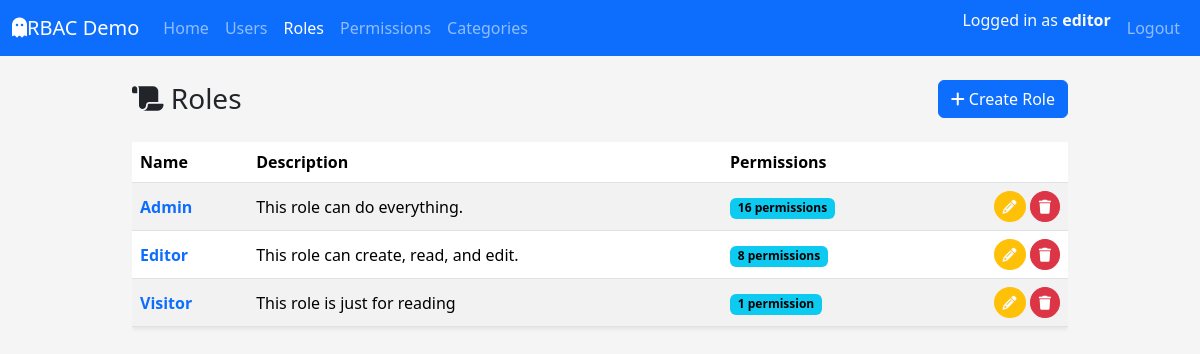
Page /roles/ (signed in) on the committed database.
### app/models/user.py (models this page shows, shortened)
class UserTable(UserMixin,db.Model):
    __tablename__ = "tbl_users"
    id = db.Column(db.Integer, primary_key=True)
    username = db.Column(db.String(80), unique=True, nullable=False)
    email = db.Column(db.String(120), unique=True, nullable=False)
    fullname = db.Column(db.String(120), nullable=False)
    is_active = db.Column(db.Boolean, default=True, nullable=False)
    password_hash = db.Column(db.String(255), nullable=False)
    created_at = db.Column(db.DateTime, default=datetime.utcnow, nullable=False)
    updated_at = db.Column(
        db.DateTime, default=datetime.utcnow, onupdate=datetime.utcnow, nullable=False
    )
    roles = db.relationship("RoleTable", secondary=tbl_user_roles, back_populates="users")
    def get_permission_codes(self) -> set[str]:
        return {perm.code for role in self.roles for perm in role.permissions}
    def has_permission(self, permission_code: str) -> bool:
        return permission_code in self.get_permission_codes()

### app/models/role.py (models this page shows, shortened)
class RoleTable(db.Model):
    __tablename__ = "tbl_roles"
    id = db.Column(db.Integer, primary_key=True)
    name = db.Column(db.String(80), unique=True, nullable=False)
    description = db.Column(db.String(255))
    created_at = db.Column(db.DateTime, default=datetime.utcnow, nullable=False)
    updated_at = db.Column(
        db.DateTime, default=datetime.utcnow, onupdate=datetime.utcnow, nullable=False
    )
    users = db.relationship("UserTable", secondary=tbl_user_roles, back_populates="roles")
    permissions = db.relationship("PermissionTable", secondary=tbl_role_permissions, back_populates="roles")

### app/routes/roles_route.py (the view)
@role_bp.route('/')
@login_required
@permission_required(Perm.ROLE_READ)
def index():
    roles = RoleService.get_all_roles()
    return render_template("roles/index.html", roles=roles)

### app/services/role_service.py (called while the page is built)
    @staticmethod
    def get_all_roles() -> List[RoleTable]:
        return RoleTable.query.order_by(RoleTable.id.asc()).all()

### app/templates/roles/index.html (shortened to what this page needs)
{% extends "layouts/base.html" %}  {% block content %}
<div class="d-flex justify-content-between align-items-center mb-4">
  <h1 class="h3 mb-0"><i class="fa-solid fa-scroll"></i> Roles</h1>
  <a href="{{ url_for('tbl_roles.create') }}" class="btn btn-primary"
    ><i class="fa-solid fa-plus"></i> Create Role</a
  >
</div>
{% if roles %}
<div class="table-responsive">
  <table
    class="table table-striped  table-hover align-middle shadow-sm"
  >
    <thead>
      <tr>
        <th>Name</th>
        <th>Description</th>
        <th>Permissions</th>
        <th class="text-end"></th>
      </tr>
    </thead>
    <tbody>
      {% for role in roles %}
      <tr>
        <td>
          <a
            href="{{ url_for('tbl_roles.detail', role_id=role.id) }}"
            class="text-decoration-none fw-semibold"
            >{{ role.name }}</a
          >
        </td>
        <td>{{ role.description or "-" }}</td>
        <td>
          {% if role.permissions %}
            <span class="badge text-bg-info">
              {{ role.permissions|length }} permission{{ role.permissions|length != 1 and 's' or '' }}
            </span>
          {% else %}
           <span class="badge text-bg-secondary">No permission</span>
          {% endif %}
        </td>
        <td class="text-end">
          <a
            href="{{ url_for('tbl_roles.edit', role_id=role.id) }}"
            class="btn btn-sm btn-warning rounded-circle text-light"
            title="Edit"
            ><i class="fa-solid fa-pencil"></i
          ></a>
          <a
            href="{{ url_for('tbl_roles.delete_confirm', role_id=role.id) }}"
            class="btn btn-sm btn-danger rounded-circle"
            title="Delete"
            ><i class="fa-solid fa-trash"></i
          ></a>
        </td>
      </tr>
      {% endfor %}
    </tbody>
  </table>
</div>
{% else %}
  <div class="alert alert-info">
    No role found.
  <a href="{{ url_for('tbl_roles.create') }}">Create the first role</a>
</div>
{% endif %}
{% endblock %}

### app/templates/layouts/base.html (shortened to what this page needs)
<!doctype html>
<html lang="en">
  <head>
    <link
      href="https://cdn.jsdelivr.net/npm/bootstrap@5.3.8/dist/css/bootstrap.min.css"
      rel="stylesheet"
    />
    <link
      rel="stylesheet"
      href="{{ url_for('static', filename='css/style.css') }}"
    />
  </head>
  <body>
    <nav class="navbar navbar-expand-lg navbar-dark bg-primary mb-4">
      <div class="container-fluid">
        <a class="navbar-brand" href="#">
          <i class="fa-solid fa-ghost"></i>RBAC Demo
        </a>
        <div class="collapse navbar-collapse" id="navbarMain">
          <ul class="navbar-nav me-auto mb-2 mb-lg-0">
            {% if current_user.is_authenticated %}
            <li class="nav-item">
              <a
                class="nav-link {% if request.blueprint == 'home' %}active{% endif %}"
                href="{{ url_for('home.index') }}"
                >Home</a
              >
            </li>
            {% endif %}
            {% if current_user.is_authenticated and
            current_user.has_permission(perm.USER_READ) %}
            <li class="nav-item">
              <a
                class="nav-link {% if request.blueprint == 'tbl_users' %}active{% endif %}"
                href="{{ url_for('tbl_users.index') }}"
                >Users</a
              >
            </li>
            {% endif %}
            {% if current_user.is_authenticated and
            current_user.has_permission(perm.ROLE_READ) %}
            <li class="nav-item">
              <a
                class="nav-link {% if request.blueprint == 'tbl_roles' %}active{% endif %}"
                href="{{ url_for('tbl_roles.index') }}"
                >Roles</a
              >
            </li>
            {% endif %}
            {% if current_user.is_authenticated and
            current_user.has_permission(perm.PERM_READ) %}
            <li class="nav-item">
              <a
                class="nav-link {% if request.blueprint == 'tbl_perms' %}active{% endif %}"
                href="{{ url_for('tbl_perms.index') }}"
                >Permissions</a
              >
            </li>
            {% endif %}
            <li class="nav-item">
              <a
                class="nav-link {% if request.blueprint == 'tbl_cate' %}active{% endif %}"
                href="{{ url_for('tbl_cate.index') }}"
                >Categories</a
              >
            </li>
          </ul>
          <ul class="navbar-nav ms-auto mb-2 mb-lg-0">
            {% if current_user.is_authenticated %}
            <li class="nav-item">
              <span class="navbar-text me-2 text-light">
                Logged in as <strong>{{ current_user.username }}</strong>
              </span>
            </li>
            <li class="nav-item">
              <a href="{{ url_for('auth.logout') }}" class="nav-link">Logout</a>
            </li>
            {% else %}
            <li class="nav-item">
              <a href="{{ url_for('auth.login') }}" class="nav-link">Login</a>
            </li>
            {% endif %}
          </ul>
        </div>
      </div>
    </nav>
    <main class="container">
       {% block content %}{% endblock %}
    </main>
  </body>
</html>

### app/static/css/style.css (style rules this page uses)
body { background-color: #f5f5f5; }
main.container { max-width: 960px; }
.table td, .table th { vertical-align: middle; }

### rows in the picture
UserTable: username "editor"
RoleTable: name "Admin", description "This role can do everything.", permissions|length "16", permissions|length "s"
RoleTable: name "Editor", description "This role can create, read, and edit.", permissions|length "8", permissions|length "s"
RoleTable: name "Visitor", description "This role is just for reading", permissions|length "1"
